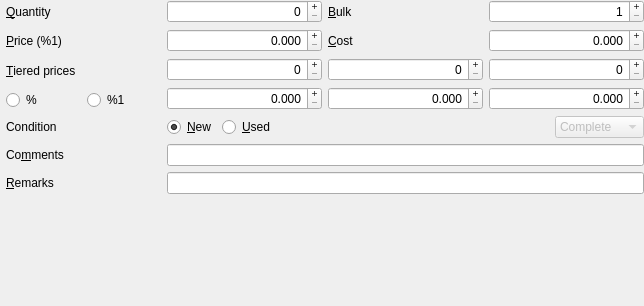
<?xml version="1.0" encoding="UTF-8"?>
<ui version="4.0" connectslotsbyname="false">
 <class>AddItemWidget</class>
 <widget class="QWidget" name="AddItemWidget">
  <property name="geometry">
   <rect>
    <x>0</x>
    <y>0</y>
    <width>644</width>
    <height>306</height>
   </rect>
  </property>
  <layout class="QGridLayout" name="gridLayout">
   <property name="leftMargin">
    <number>6</number>
   </property>
   <property name="topMargin">
    <number>0</number>
   </property>
   <property name="rightMargin">
    <number>0</number>
   </property>
   <property name="bottomMargin">
    <number>0</number>
   </property>
   <item row="0" column="0">
    <widget class="QLabel" name="label_3">
     <property name="text">
      <string>&amp;Quantity</string>
     </property>
     <property name="buddy">
      <cstring>w_qty</cstring>
     </property>
    </widget>
   </item>
   <item row="0" column="1">
    <widget class="QSpinBox" name="w_qty">
     <property name="alignment">
      <set>Qt::AlignRight|Qt::AlignTrailing|Qt::AlignVCenter</set>
     </property>
     <property name="buttonSymbols">
      <enum>QAbstractSpinBox::PlusMinus</enum>
     </property>
     <property name="correctionMode">
      <enum>QAbstractSpinBox::CorrectToNearestValue</enum>
     </property>
     <property name="maximum">
      <number>2000000000</number>
     </property>
     <property name="stepType">
      <enum>QAbstractSpinBox::AdaptiveDecimalStepType</enum>
     </property>
    </widget>
   </item>
   <item row="0" column="2">
    <widget class="QLabel" name="w_bulk_label">
     <property name="text">
      <string>&amp;Bulk</string>
     </property>
     <property name="buddy">
      <cstring>w_bulk</cstring>
     </property>
    </widget>
   </item>
   <item row="0" column="3">
    <widget class="QSpinBox" name="w_bulk">
     <property name="alignment">
      <set>Qt::AlignRight|Qt::AlignTrailing|Qt::AlignVCenter</set>
     </property>
     <property name="buttonSymbols">
      <enum>QAbstractSpinBox::PlusMinus</enum>
     </property>
     <property name="correctionMode">
      <enum>QAbstractSpinBox::CorrectToNearestValue</enum>
     </property>
     <property name="minimum">
      <number>1</number>
     </property>
     <property name="maximum">
      <number>2000000000</number>
     </property>
     <property name="stepType">
      <enum>QAbstractSpinBox::AdaptiveDecimalStepType</enum>
     </property>
     <property name="value">
      <number>1</number>
     </property>
    </widget>
   </item>
   <item row="1" column="0">
    <widget class="QLabel" name="w_label_currency">
     <property name="text">
      <string>&amp;Price (%1)</string>
     </property>
     <property name="buddy">
      <cstring>w_price</cstring>
     </property>
    </widget>
   </item>
   <item row="1" column="1">
    <widget class="QDoubleSpinBox" name="w_price">
     <property name="alignment">
      <set>Qt::AlignRight|Qt::AlignTrailing|Qt::AlignVCenter</set>
     </property>
     <property name="buttonSymbols">
      <enum>QAbstractSpinBox::PlusMinus</enum>
     </property>
     <property name="correctionMode">
      <enum>QAbstractSpinBox::CorrectToNearestValue</enum>
     </property>
     <property name="decimals">
      <number>3</number>
     </property>
     <property name="stepType">
      <enum>QAbstractSpinBox::AdaptiveDecimalStepType</enum>
     </property>
    </widget>
   </item>
   <item row="1" column="2">
    <widget class="QLabel" name="label_5">
     <property name="text">
      <string>&amp;Cost</string>
     </property>
     <property name="buddy">
      <cstring>w_cost</cstring>
     </property>
    </widget>
   </item>
   <item row="1" column="3">
    <widget class="QDoubleSpinBox" name="w_cost">
     <property name="alignment">
      <set>Qt::AlignRight|Qt::AlignTrailing|Qt::AlignVCenter</set>
     </property>
     <property name="buttonSymbols">
      <enum>QAbstractSpinBox::PlusMinus</enum>
     </property>
     <property name="correctionMode">
      <enum>QAbstractSpinBox::CorrectToNearestValue</enum>
     </property>
     <property name="decimals">
      <number>3</number>
     </property>
     <property name="stepType">
      <enum>QAbstractSpinBox::AdaptiveDecimalStepType</enum>
     </property>
    </widget>
   </item>
   <item row="2" column="0">
    <widget class="QLabel" name="w_tier_label">
     <property name="text">
      <string>&amp;Tiered prices</string>
     </property>
     <property name="buddy">
      <cstring>w_radio_percent</cstring>
     </property>
    </widget>
   </item>
   <item row="2" column="1" rowspan="2" colspan="3">
    <layout class="QGridLayout" name="_6">
     <item row="0" column="0">
      <widget class="QSpinBox" name="w_tier_qty_0">
       <property name="alignment">
        <set>Qt::AlignRight|Qt::AlignTrailing|Qt::AlignVCenter</set>
       </property>
       <property name="buttonSymbols">
        <enum>QAbstractSpinBox::PlusMinus</enum>
       </property>
       <property name="correctionMode">
        <enum>QAbstractSpinBox::CorrectToNearestValue</enum>
       </property>
       <property name="stepType">
        <enum>QAbstractSpinBox::AdaptiveDecimalStepType</enum>
       </property>
      </widget>
     </item>
     <item row="0" column="1">
      <widget class="QSpinBox" name="w_tier_qty_1">
       <property name="alignment">
        <set>Qt::AlignRight|Qt::AlignTrailing|Qt::AlignVCenter</set>
       </property>
       <property name="buttonSymbols">
        <enum>QAbstractSpinBox::PlusMinus</enum>
       </property>
       <property name="correctionMode">
        <enum>QAbstractSpinBox::CorrectToNearestValue</enum>
       </property>
       <property name="stepType">
        <enum>QAbstractSpinBox::AdaptiveDecimalStepType</enum>
       </property>
      </widget>
     </item>
     <item row="0" column="2">
      <widget class="QSpinBox" name="w_tier_qty_2">
       <property name="alignment">
        <set>Qt::AlignRight|Qt::AlignTrailing|Qt::AlignVCenter</set>
       </property>
       <property name="buttonSymbols">
        <enum>QAbstractSpinBox::PlusMinus</enum>
       </property>
       <property name="correctionMode">
        <enum>QAbstractSpinBox::CorrectToNearestValue</enum>
       </property>
       <property name="stepType">
        <enum>QAbstractSpinBox::AdaptiveDecimalStepType</enum>
       </property>
      </widget>
     </item>
     <item row="1" column="0">
      <widget class="QDoubleSpinBox" name="w_tier_price_0">
       <property name="alignment">
        <set>Qt::AlignRight|Qt::AlignTrailing|Qt::AlignVCenter</set>
       </property>
       <property name="buttonSymbols">
        <enum>QAbstractSpinBox::PlusMinus</enum>
       </property>
       <property name="correctionMode">
        <enum>QAbstractSpinBox::CorrectToNearestValue</enum>
       </property>
       <property name="decimals">
        <number>3</number>
       </property>
       <property name="stepType">
        <enum>QAbstractSpinBox::AdaptiveDecimalStepType</enum>
       </property>
      </widget>
     </item>
     <item row="1" column="1">
      <widget class="QDoubleSpinBox" name="w_tier_price_1">
       <property name="alignment">
        <set>Qt::AlignRight|Qt::AlignTrailing|Qt::AlignVCenter</set>
       </property>
       <property name="buttonSymbols">
        <enum>QAbstractSpinBox::PlusMinus</enum>
       </property>
       <property name="correctionMode">
        <enum>QAbstractSpinBox::CorrectToNearestValue</enum>
       </property>
       <property name="decimals">
        <number>3</number>
       </property>
       <property name="stepType">
        <enum>QAbstractSpinBox::AdaptiveDecimalStepType</enum>
       </property>
      </widget>
     </item>
     <item row="1" column="2">
      <widget class="QDoubleSpinBox" name="w_tier_price_2">
       <property name="alignment">
        <set>Qt::AlignRight|Qt::AlignTrailing|Qt::AlignVCenter</set>
       </property>
       <property name="buttonSymbols">
        <enum>QAbstractSpinBox::PlusMinus</enum>
       </property>
       <property name="correctionMode">
        <enum>QAbstractSpinBox::CorrectToNearestValue</enum>
       </property>
       <property name="decimals">
        <number>3</number>
       </property>
       <property name="stepType">
        <enum>QAbstractSpinBox::AdaptiveDecimalStepType</enum>
       </property>
      </widget>
     </item>
    </layout>
   </item>
   <item row="3" column="0">
    <layout class="QHBoxLayout" name="_8">
     <item>
      <widget class="QRadioButton" name="w_radio_percent">
       <property name="text">
        <string>%</string>
       </property>
      </widget>
     </item>
     <item>
      <widget class="QRadioButton" name="w_radio_currency">
       <property name="text">
        <string notr="true">%1</string>
       </property>
      </widget>
     </item>
    </layout>
   </item>
   <item row="4" column="0">
    <widget class="QLabel" name="label_6">
     <property name="text">
      <string>Condition</string>
     </property>
     <property name="buddy">
      <cstring>w_radio_new</cstring>
     </property>
    </widget>
   </item>
   <item row="4" column="1" colspan="3">
    <layout class="QHBoxLayout" name="_7">
     <item>
      <widget class="QRadioButton" name="w_radio_new">
       <property name="text">
        <string>&amp;New</string>
       </property>
       <property name="checked">
        <bool>true</bool>
       </property>
      </widget>
     </item>
     <item>
      <widget class="QRadioButton" name="w_radio_used">
       <property name="text">
        <string>&amp;Used</string>
       </property>
      </widget>
     </item>
     <item>
      <spacer>
       <property name="orientation">
        <enum>Qt::Horizontal</enum>
       </property>
       <property name="sizeType">
        <enum>QSizePolicy::MinimumExpanding</enum>
       </property>
       <property name="sizeHint" stdset="0">
        <size>
         <width>11</width>
         <height>20</height>
        </size>
       </property>
      </spacer>
     </item>
     <item>
      <widget class="QComboBox" name="w_subcondition">
       <property name="enabled">
        <bool>false</bool>
       </property>
       <property name="currentIndex">
        <number>0</number>
       </property>
       <item>
        <property name="text">
         <string>Complete</string>
        </property>
       </item>
       <item>
        <property name="text">
         <string>Incomplete</string>
        </property>
       </item>
       <item>
        <property name="text">
         <string>Sealed</string>
        </property>
       </item>
      </widget>
     </item>
    </layout>
   </item>
   <item row="5" column="0">
    <widget class="QLabel" name="w_comments_label">
     <property name="text">
      <string>Co&amp;mments</string>
     </property>
     <property name="buddy">
      <cstring>w_comments</cstring>
     </property>
    </widget>
   </item>
   <item row="5" column="1" colspan="3">
    <widget class="QLineEdit" name="w_comments">
     <property name="clearButtonEnabled">
      <bool>true</bool>
     </property>
    </widget>
   </item>
   <item row="6" column="0">
    <widget class="QLabel" name="w_remarks_label">
     <property name="text">
      <string>&amp;Remarks</string>
     </property>
     <property name="buddy">
      <cstring>w_remarks</cstring>
     </property>
    </widget>
   </item>
   <item row="6" column="1" colspan="3">
    <widget class="QLineEdit" name="w_remarks">
     <property name="clearButtonEnabled">
      <bool>true</bool>
     </property>
    </widget>
   </item>
   <item row="7" column="1">
    <spacer>
     <property name="orientation">
      <enum>Qt::Vertical</enum>
     </property>
     <property name="sizeType">
      <enum>QSizePolicy::MinimumExpanding</enum>
     </property>
     <property name="sizeHint" stdset="0">
      <size>
       <width>20</width>
       <height>0</height>
      </size>
     </property>
    </spacer>
   </item>
  </layout>
 </widget>
 <tabstops>
  <tabstop>w_qty</tabstop>
  <tabstop>w_bulk</tabstop>
  <tabstop>w_price</tabstop>
  <tabstop>w_cost</tabstop>
  <tabstop>w_tier_qty_0</tabstop>
  <tabstop>w_tier_qty_1</tabstop>
  <tabstop>w_tier_qty_2</tabstop>
  <tabstop>w_radio_percent</tabstop>
  <tabstop>w_radio_currency</tabstop>
  <tabstop>w_tier_price_0</tabstop>
  <tabstop>w_tier_price_1</tabstop>
  <tabstop>w_tier_price_2</tabstop>
  <tabstop>w_radio_new</tabstop>
  <tabstop>w_radio_used</tabstop>
  <tabstop>w_subcondition</tabstop>
  <tabstop>w_comments</tabstop>
  <tabstop>w_remarks</tabstop>
 </tabstops>
 <resources/>
 <connections/>
</ui>
